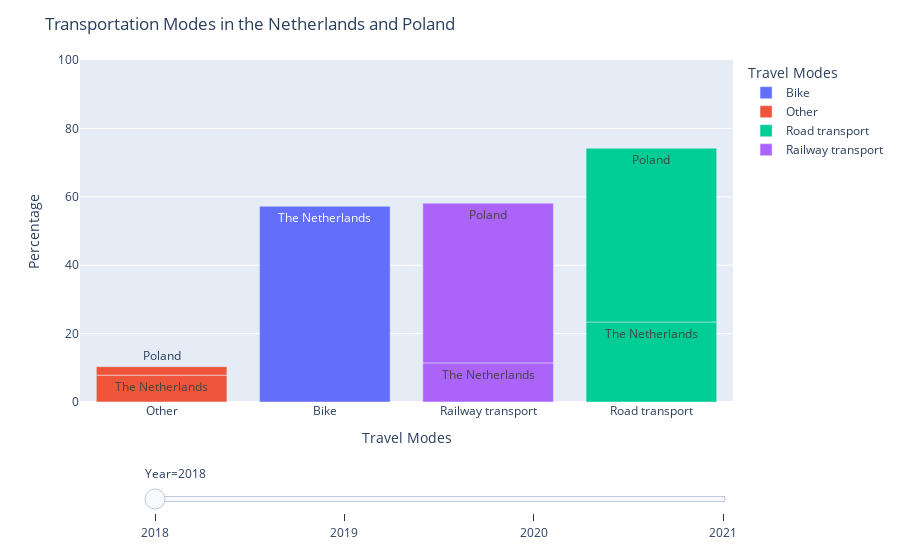

The cell this chart's notebook holds for it:
### Markdown cell above
### 3.3.2 Transportation mode in the Netherlands and Poland
This graph depicts the percentage distribution of different modes of transportation in the two countries from 2018 to 2021.

### Code cell
# plot bar chart
fig = px.bar(mode_percentage, x='Travel Modes', y='Percentage', animation_frame='Year', animation_group='Country',
            color='Travel Modes', text='Country', range_y=[0,100])
fig.update_layout(xaxis={'categoryorder':'total ascending'}, title_text="Transportation Modes in the Netherlands and Poland")

# drop animation buttons
fig["layout"].pop("updatemenus") 
fig.show()

### Figure 1 — Plotly figure (JSON) as saved in the notebook; plotly's stock layout.template omitted (floating-point values rounded to 4 significant figures)
{"data": [{"alignmentgroup": "True", "hovertemplate": "Travel Modes=%{x}<br>Year=2018<br>Percentage=%{y}<br>Country=%{text}<extra></extra>", "ids": ["The Netherlands", "Poland"], "legendgroup": "Bike", "marker": {"color": "#636efa", "pattern": {"shape": ""}}, "name": "Bike", "offsetgroup": "Bike", "orientation": "v", "showlegend": true, "text": ["The Netherlands", "Poland"], "textposition": "auto", "type": "bar", "x": ["Bike", "Bike"], "xaxis": "x", "y": [57.32, 0], "yaxis": "y"}, {"alignmentgroup": "True", "hovertemplate": "Travel Modes=%{x}<br>Year=2018<br>Percentage=%{y}<br>Country=%{text}<extra></extra>", "ids": ["The Netherlands", "Poland"], "legendgroup": "Other", "marker": {"color": "#EF553B", "pattern": {"shape": ""}}, "name": "Other", "offsetgroup": "Other", "orientation": "v", "showlegend": true, "text": ["The Netherlands", "Poland"], "textposition": "auto", "type": "bar", "x": ["Other", "Other"], "xaxis": "x", "y": [7.84, 2.5], "yaxis": "y"}, {"alignmentgroup": "True", "hovertemplate": "Travel Modes=%{x}<br>Year=2018<br>Percentage=%{y}<br>Country=%{text}<extra></extra>", "ids": ["The Netherlands", "Poland"], "legendgroup": "Road transport", "marker": {"color": "#00cc96", "pattern": {"shape": ""}}, "name": "Road transport", "offsetgroup": "Road transport", "orientation": "v", "showlegend": true, "text": ["The Netherlands", "Poland"], "textposition": "auto", "type": "bar", "x": ["Road transport", "Road transport"], "xaxis": "x", "y": [23.4, 50.8], "yaxis": "y"}, {"alignmentgroup": "True", "hovertemplate": "Travel Modes=%{x}<br>Year=2018<br>Percentage=%{y}<br>Country=%{text}<extra></extra>", "ids": ["The Netherlands", "Poland"], "legendgroup": "Railway transport", "marker": {"color": "#ab63fa", "pattern": {"shape": ""}}, "name": "Railway transport", "offsetgroup": "Railway transport", "orientation": "v", "showlegend": true, "text": ["The Netherlands", "Poland"], "textposition": "auto", "type": "bar", "x": ["Railway transport", "Railway transport"], "xaxis": "x", "y": [11.44, 46.7], "yaxis": "y"}], "layout": {"barmode": "relative", "legend": {"title": {"text": "Travel Modes"}, "tracegroupgap": 0}, "margin": {"t": 60}, "sliders": [{"active": 0, "currentvalue": {"prefix": "Year="}, "len": 0.9, "pad": {"b": 10, "t": 60}, "steps": [{"args": [["2018"], {"frame": {"duration": 0, "redraw": true}, "fromcurrent": true, "mode": "immediate", "transition": {"duration": 0, "easing": "linear"}}], "label": "2018", "method": "animate"}, {"args": [["2019"], {"frame": {"duration": 0, "redraw": true}, "fromcurrent": true, "mode": "immediate", "transition": {"duration": 0, "easing": "linear"}}], "label": "2019", "method": "animate"}, {"args": [["2020"], {"frame": {"duration": 0, "redraw": true}, "fromcurrent": true, "mode": "immediate", "transition": {"duration": 0, "easing": "linear"}}], "label": "2020", "method": "animate"}, {"args": [["2021"], {"frame": {"duration": 0, "redraw": true}, "fromcurrent": true, "mode": "immediate", "transition": {"duration": 0, "easing": "linear"}}], "label": "2021", "method": "animate"}], "x": 0.1, "xanchor": "left", "y": 0, "yanchor": "top"}], "title": {"text": "Transportation Modes in the Netherlands and Poland"}, "xaxis": {"anchor": "y", "categoryarray": ["Bike", "Other", "Road transport", "Railway transport"], "categoryorder": "total ascending", "domain": [0, 1], "title": {"text": "Travel Modes"}}, "yaxis": {"anchor": "x", "domain": [0, 1], "range": [0, 100], "title": {"text": "Percentage"}}}}
